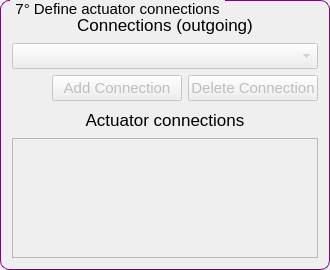
               <widget class="QGroupBox" name="groupBox_17">
                <property name="minimumSize">
                 <size>
                  <width>0</width>
                  <height>270</height>
                 </size>
                </property>
                <property name="maximumSize">
                 <size>
                  <width>16777215</width>
                  <height>270</height>
                 </size>
                </property>
                <property name="styleSheet">
                 <string notr="true">QGroupBox {
    border: 1px solid purple;
    border-radius: 9px;
    margin-top: 0.5em;
    font-size: 15px;
}

QGroupBox::title {
    subcontrol-origin: margin;
    left: 10px;
    padding: 0 3px 0 3px;
}</string>
                </property>
                <property name="title">
                 <string>7° Define actuator connections</string>
                </property>
                <layout class="QGridLayout" name="gridLayout_7">
                 <item row="0" column="0">
                  <layout class="QVBoxLayout" name="verticalLayout_30">
                   <property name="leftMargin">
                    <number>0</number>
                   </property>
                   <item>
                    <widget class="QLabel" name="label_24">
                     <property name="font">
                      <font>
                       <pointsize>13</pointsize>
                      </font>
                     </property>
                     <property name="text">
                      <string>Connections (outgoing)</string>
                     </property>
                     <property name="alignment">
                      <set>Qt::AlignCenter</set>
                     </property>
                    </widget>
                   </item>
                   <item>
                    <widget class="QComboBox" name="combobox_actuator_connection">
                     <property name="enabled">
                      <bool>false</bool>
                     </property>
                     <property name="font">
                      <font>
                       <pointsize>11</pointsize>
                      </font>
                     </property>
                     <property name="focusPolicy">
                      <enum>Qt::StrongFocus</enum>
                     </property>
                    </widget>
                   </item>
                   <item>
                    <layout class="QHBoxLayout" name="horizontalLayout_29">
                     <item>
                      <spacer name="horizontalSpacer_20">
                       <property name="orientation">
                        <enum>Qt::Horizontal</enum>
                       </property>
                       <property name="sizeHint" stdset="0">
                        <size>
                         <width>40</width>
                         <height>20</height>
                        </size>
                       </property>
                      </spacer>
                     </item>
                     <item>
                      <widget class="QPushButton" name="button_add_actuator_connection">
                       <property name="enabled">
                        <bool>false</bool>
                       </property>
                       <property name="minimumSize">
                        <size>
                         <width>130</width>
                         <height>0</height>
                        </size>
                       </property>
                       <property name="maximumSize">
                        <size>
                         <width>130</width>
                         <height>16777215</height>
                        </size>
                       </property>
                       <property name="font">
                        <font>
                         <pointsize>11</pointsize>
                        </font>
                       </property>
                       <property name="text">
                        <string>Add Connection</string>
                       </property>
                      </widget>
                     </item>
                     <item>
                      <widget class="QPushButton" name="button_delete_actuator_connection">
                       <property name="enabled">
                        <bool>false</bool>
                       </property>
                       <property name="minimumSize">
                        <size>
                         <width>130</width>
                         <height>0</height>
                        </size>
                       </property>
                       <property name="maximumSize">
                        <size>
                         <width>130</width>
                         <height>16777215</height>
                        </size>
                       </property>
                       <property name="font">
                        <font>
                         <pointsize>11</pointsize>
                        </font>
                       </property>
                       <property name="text">
                        <string>Delete Connection</string>
                       </property>
                      </widget>
                     </item>
                    </layout>
                   </item>
                   <item>
                    <widget class="QLabel" name="label_37">
                     <property name="font">
                      <font>
                       <pointsize>13</pointsize>
                      </font>
                     </property>
                     <property name="text">
                      <string>Actuator connections</string>
                     </property>
                     <property name="alignment">
                      <set>Qt::AlignCenter</set>
                     </property>
                    </widget>
                   </item>
                   <item>
                    <widget class="QListWidget" name="listwidget_actuator_connection">
                     <property name="enabled">
                      <bool>false</bool>
                     </property>
                     <property name="minimumSize">
                      <size>
                       <width>0</width>
                       <height>120</height>
                      </size>
                     </property>
                     <property name="maximumSize">
                      <size>
                       <width>16777215</width>
                       <height>120</height>
                      </size>
                     </property>
                     <property name="font">
                      <font>
                       <pointsize>11</pointsize>
                      </font>
                     </property>
                     <property name="alternatingRowColors">
                      <bool>true</bool>
                     </property>
                    </widget>
                   </item>
                  </layout>
                 </item>
                </layout>
               </widget>
